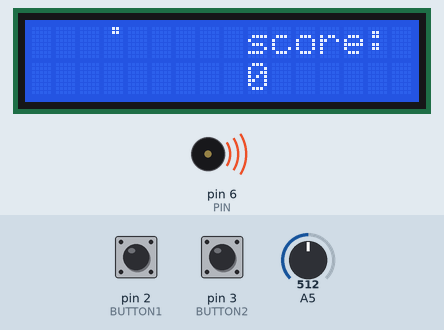
The sketch below on a simulated Arduino Uno, built with avr-gcc and run on an emulated ATmega328P. On the bench: 16×2 character LCD, buzzer (waves = sounding). The inputs (shaded band) are chosen by the test bench; at power-on: A5 = 512, pin 2 (BUTTON1) LOW, pin 3 (BUTTON2) LOW.

Above: at 0.8 s.
0.9 s: A5 set to 490
At 10.26 s:
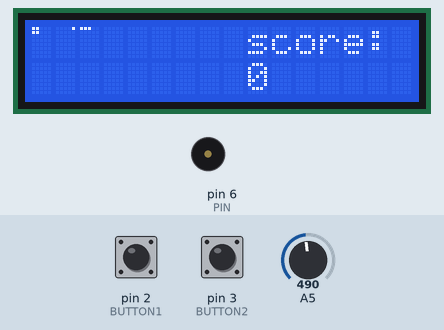
11.6 s: pin 2 (BUTTON1) pulled HIGH for 0.15 s
At 11.95 s:
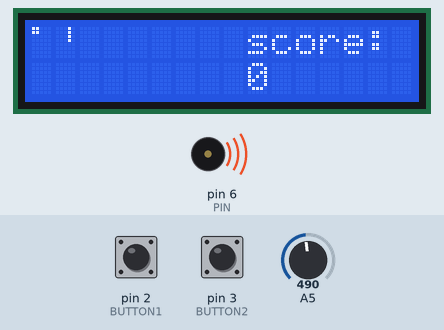
12.3 s: pin 3 (BUTTON2) pulled HIGH for 0.15 s
At 12.75 s:
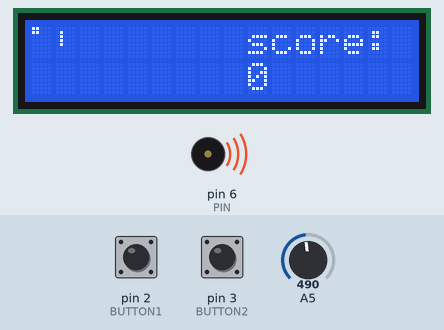
13.0 s: pin 2 (BUTTON1) pulled HIGH for 1 s
At 13.55 s:
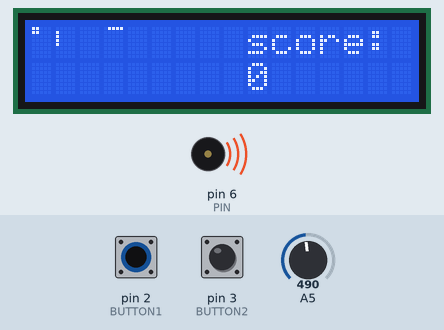
14.6 s: pin 3 (BUTTON2) pulled HIGH for 1 s
At 15.16 s:
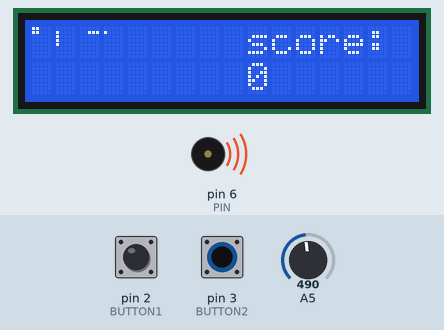
Timing chart, 0 to 17.2 s (numbered marks = the images above; inputs shaded):
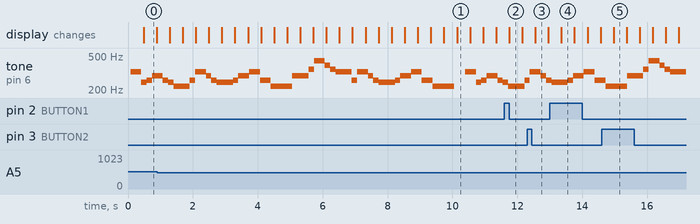

Measured:
- by itself, tone on pin 6 (PIN): plays 261 Hz for 0.17 s, 246 Hz for 0.17 s, 220 Hz for 0.50 s, 261 Hz for 0.17 s, 329 Hz for 0.33 s, 293 Hz for 0.17 s … (35 notes in this stretch)
- what the display in image 2 shows lasts 0.4 s, from 11.8 s to 12.2 s

The sketch:

tetris.ino
```cpp
#include <LiquidCrystal.h>

#include "tetris_game.h"
#include "jukebox.h"

#define RS 4
#define E 5
#define D4 7
#define D5 8
#define D6 10
#define D7 12

#define NBUTTONS 2

#define BUTTON2 3
#define BUTTON1 2

#define LOWERPIN 2

LiquidCrystal lcd(RS, E, D4, D5, D6, D7);

Tetronimo tetronimo;
TetrisGame tetrisGame;

#if MUSIC_ON
  Jukebox jukebox;
#endif

int prevState[NBUTTONS];

void setup()
{
  pinMode(BUTTON2, INPUT);
  pinMode(BUTTON1, INPUT);

  tetrisGame.init_display(lcd);

#if MUSIC_ON
  jukebox.setBpm(180);
  //https://www.instructables.com/id/Arduino-Timer-Interrupts/
  cli();
  //set timer1 interrupt at 1Hz
  TCCR1A = 0;// set entire TCCR1A register to 0
  TCCR1B = 0;// same for TCCR1B
  TCNT1  = 0;//initialize counter value to 0
  // set compare match register for 1hz increments
  OCR1A = 15624;// = (16*10^6) / (1*1024) - 1 (must be <65536)
  // turn on CTC mode
  TCCR1B |= (1 << WGM12);
  // Set CS12 and CS10 bits for 1024 prescaler
  TCCR1B |= (1 << CS12) | (1 << CS10);
  // enable timer compare interrupt
  TIMSK1 |= (1 << OCIE1A);


  sei();
#endif

  int buttonState[NBUTTONS];

  unsigned delay_time = 400;

  while(tetrisGame.start(lcd))
  {
    do
    {
      // INPUT HANDLING
      unsigned long StartTime = millis();
      unsigned long ElapsedTime = 0;
      while(ElapsedTime < delay_time)
      {
        for(byte i = 0; i < NBUTTONS; ++i)
        {
          buttonState[i] = digitalRead(LOWERPIN + i);

          if(buttonState[i] && prevState[i] != buttonState[i])
          {
            switch(LOWERPIN + i)
            {
              case BUTTON2:
                tetrisGame.moveRight();
                break;

              case BUTTON1:
                tetrisGame.rotate();
            }
          }

          for(int i = 0; i < NBUTTONS; ++i)
          {
            prevState[i] = buttonState[i];
          }
        }

        ElapsedTime = millis() - StartTime;
      }
      // ------------

    }
    while(tetrisGame.update(lcd));

  }

}

#if MUSIC_ON
  ISR(TIMER1_COMPA_vect){
  unsigned long d = jukebox.play();
  OCR1A = 15624 * d / 1000;
  }
#endif


void loop()
{
}
```

global_tetris_variables.h
```cpp
#ifndef GLOBAL_TETRIS_VARIABLES_H
#define GLOBAL_TETRIS_VARIABLES_H

// bytes per block
#define BLOCK_WIDTH 8
#define BLOCK_HEIGHT 5

// max blocks a tetronimo can occupy
#define MAX_BLOCKS_INUSE 4

// how many bytes describe a tetronimo
#define MAX_SIZE_TETRONIMO 4

#define MUSIC_ON 1

#endif
```

jukebox.cpp
```cpp
#include "jukebox.h"

#define PIN 6

#define Gsl   207
#define Al    220
#define B     246
#define C     261
#define D     293
#define E     329
#define F     349
#define G     392
#define Gsh   415
#define Ah    440
#define R     0

#define MINIM       500 // 1/2
#define QUARTER_DOT 375
#define QUARTER     250 // 1/4
#define EIGHTH      125 // 1/8

const unsigned notes[LEN_MELODY] = {
    E, B, C, D, C, B, Al, Al, C, E, D, C, B, C, D, E, C, Al, Al,
    D, F, Ah, G, F, E, C, E, D, C, B, B, C, D, E, C, Al, Al, R,
    //
    E, B, C, D, C, B, Al, Al, C, E, D, C, B, C, D, E, C, Al, Al,
    D, F, Ah, G, F, E, C, E, D, C, B, B, C, D, E, C, Al, Al, R,
    //
    E, C, D, B, C, Al, Gsl, B, R, E, C, D, B, C, E, Ah, Gsh
  };

const unsigned long values[LEN_MELODY] = {
    QUARTER, EIGHTH, EIGHTH, QUARTER, EIGHTH, EIGHTH, QUARTER, EIGHTH, EIGHTH, QUARTER, EIGHTH, EIGHTH, QUARTER_DOT, EIGHTH, QUARTER, QUARTER, QUARTER, QUARTER, QUARTER, // 19
    QUARTER_DOT, EIGHTH, QUARTER, EIGHTH, EIGHTH, QUARTER_DOT, EIGHTH, QUARTER, EIGHTH, EIGHTH, QUARTER, EIGHTH, EIGHTH, QUARTER, QUARTER, QUARTER, QUARTER, QUARTER, QUARTER, // 19
    //
    QUARTER, EIGHTH, EIGHTH, QUARTER, EIGHTH, EIGHTH, QUARTER, EIGHTH, EIGHTH, QUARTER, EIGHTH, EIGHTH, QUARTER_DOT, EIGHTH, QUARTER, QUARTER, QUARTER, QUARTER, QUARTER, // 19
    QUARTER_DOT, EIGHTH, QUARTER, EIGHTH, EIGHTH, QUARTER_DOT, EIGHTH, QUARTER, EIGHTH, EIGHTH, QUARTER, EIGHTH, EIGHTH, QUARTER, QUARTER, QUARTER, QUARTER, QUARTER, QUARTER, // 19
    //
    MINIM, MINIM, MINIM, MINIM, MINIM, MINIM, MINIM, QUARTER, QUARTER, MINIM, MINIM, MINIM, MINIM, QUARTER, QUARTER, MINIM, MINIM // 17
};

Jukebox::Jukebox()
{
  bpm = 0;
  current_note = 0;
}

unsigned long Jukebox::play()
{
  if(current_note >= LEN_MELODY)
    current_note = 0;

  if(notes[current_note])
    tone(PIN, notes[current_note]);
  else
    noTone(PIN);

  return duration[current_note++];
}

void Jukebox::setBpm(unsigned long bpm)
{
  this->bpm = bpm;
  for(byte i = 0; i < LEN_MELODY; ++i)
  {
    // (60 * 4*250 / bpm) => if bpm=60 -> 4*250 = 1000ms = 1s
    duration[i] = 60 * 4 * values[i] / bpm;
  }
}
```

jukebox.h
```cpp
#ifndef JUKEBOX_H
#define JUKEBOX_H

#include "Arduino.h"

#define LEN_MELODY 93

class Jukebox {
public:
  Jukebox();
  unsigned long play();
  void setBpm(unsigned long bpm);

private:
  unsigned long duration[LEN_MELODY];
  unsigned long bpm;
  byte current_note;
};

#endif
```

tetris_game.cpp
```cpp
#include "tetris_game.h"

#include <string.h>

TetrisGame::TetrisGame()
{
  memset(tetris_display, 0, 4*DISPLAY_WIDTH);
  score = 0;
}

bool TetrisGame::moveRight()
{
  if(current_tetr.x + current_tetr.getSize() < DISPLAY_WIDTH)
    current_tetr.x++;
}

bool TetrisGame::rotate()
{
  current_tetr.rotateRight();
  return true;
}

void TetrisGame::init_display(LiquidCrystal& lcd)
{
  byte block[BLOCK_WIDTH];
  memset(block, 0, BLOCK_WIDTH);

  for(byte i=0; i < NBLOCKS_DISPLAY; ++i)
    lcd.createChar(i, block);

  lcd.begin(16,2);

  lcd.setCursor(9, 0);
  lcd.print("score:");
  lcd.setCursor(9,1);
  lcd.print(score);

  for(byte i=0; i < NBLOCKS_DISPLAY; ++i)
  {
    switch(i)
    {
      case(UPPER_L):
      lcd.setCursor(3, 0);
      break;
      case(UCENTER_L):
      lcd.setCursor(2, 0);
      break;
      case(BCENTER_L):
      lcd.setCursor(1, 0);
      break;
      case(BOTTOM_L):
      lcd.setCursor(0, 0);
      break;
      case(UPPER_R):
      lcd.setCursor(3, 1);
      break;
      case(UCENTER_R):
      lcd.setCursor(2, 1);
      break;
      case(BCENTER_R):
      lcd.setCursor(1, 1);
      break;
      case(BOTTOM_R):
      lcd.setCursor(0, 1);
    }
    lcd.write(i);
  }

}

bool TetrisGame::start(LiquidCrystal& lcd)
{
  current_tetr.getRandomTetronimo();
  current_tetr.x = 0;
  current_tetr.y = 0;
  return update(lcd);
}

bool TetrisGame::update(LiquidCrystal& lcd)
{
  if(prev_tetr.getSize())
    clearPreviousTetronimo(lcd);

  if(!fitIn())
  {
    drawPreviousTetronimo(lcd);
    goto end_update;
  }

  addUp();

  renderBlocksInuse(lcd);

  if(current_tetr.y + current_tetr.getHeight() >= DISPLAY_HEIGHT)
  {
    goto end_update;
  }

  prev_tetr = current_tetr;
  current_tetr.y++;

  return true;

end_update:
  checkTetris(lcd);
  current_tetr.reset();
  prev_tetr.reset();

  return false;
}

void TetrisGame::addUp()
{
  byte* tetronimo_bytes = current_tetr.getTetronimoBytes();

  byte x = current_tetr.x;
  byte y = current_tetr.y;

  for(byte i = 0; i < current_tetr.getSize(); ++i)
  {
    uint32_t t = tetronimo_bytes[i]; // NEED IT!!
    tetris_display[i + x] |= (t << y);
  }
}

void TetrisGame::checkTetris(LiquidCrystal& lcd)
{

  uint32_t j_cache[DISPLAY_HEIGHT];
  byte ntetris = 0;
  uint32_t res = tetris_display[0];

  for(byte i = 1; i < DISPLAY_WIDTH; ++i)
  {
    res &= tetris_display[i];
  }

  if(!res) return;

  for(uint32_t j = 1; j <= res; j <<= 1)
  {
    if(res & j)
      j_cache[ntetris++] = j;
  }

  for(byte i = 0; i < DISPLAY_WIDTH; ++i)
  {
    tetris_display[i] = tetris_display[i] & ~res;

    for(byte k = 0; k < ntetris; ++k)
    {
      uint32_t j = j_cache[k];
                          // upper part                                                // lower part shifted by 1
      tetris_display[i] = ( tetris_display[i] & ( ((1<<DISPLAY_HEIGHT)-1) - (j-1)) ) | ( (tetris_display[i] & (j-1)) << 1 );
    }

  }

  updateScore(lcd, ntetris);

  renderAllBlocks(lcd);
}

void TetrisGame::updateScore(LiquidCrystal& lcd, byte ntetris)
{
  score += 2 << (ntetris-1);
  lcd.setCursor(9,1);
  lcd.print(score);
}

void TetrisGame::clearPreviousTetronimo(LiquidCrystal& lcd)
{
  byte* tetronimo_bytes = prev_tetr.getTetronimoBytes();

  byte x = prev_tetr.x;
  byte y = prev_tetr.y;

  for(byte i = 0; i < prev_tetr.getSize(); ++i)
  {
    uint32_t t = tetronimo_bytes[i];
    tetris_display[i + x] &= ~(t << y);
  }

}

void TetrisGame::drawPreviousTetronimo(LiquidCrystal& lcd)
{
  byte* tetronimo_bytes = prev_tetr.getTetronimoBytes();

  byte x = prev_tetr.x;
  byte y = prev_tetr.y;

  for(byte i = 0; i < prev_tetr.getSize(); ++i)
  {
    uint32_t t = tetronimo_bytes[i];
    tetris_display[i + x] |= (t << y);
  }

}

bool TetrisGame::fitIn()
{
  byte* tetronimo_bytes = current_tetr.getTetronimoBytes();

  byte x = current_tetr.x;
  byte y = current_tetr.y;

  for(byte i = 0; i < current_tetr.getSize(); ++i)
  {
    uint32_t t = tetronimo_bytes[i]; // NEED IT!!

    if(tetris_display[i + x] & (t << y))
      return false;
  }

  return true;
}

inline bool alreadyRendered(byte position, byte end, byte (&blocks_inuse)[MAX_BLOCKS_INUSE])
{
  for(byte i = 0; i < end; ++i)
  {
    if(blocks_inuse[i] == position)
      return true;
  }

  return false;
}

void TetrisGame::renderBlocksInuse(LiquidCrystal& lcd) {
  byte block[NBLOCKS_DISPLAY];

  getCurrentBlocksInuse(current_tetr.blocks_inuse);

  for(byte i = 0; i < MAX_BLOCKS_INUSE; ++i)
  {
    byte upper_bottom, left_right;

    if(alreadyRendered(current_tetr.blocks_inuse[i], i, current_tetr.blocks_inuse)) continue;

    upper_bottom = current_tetr.blocks_inuse[i] & 3;
    left_right = (current_tetr.blocks_inuse[i]>=4);

    extractBlock(block, upper_bottom, left_right);
    lcd.createChar(current_tetr.blocks_inuse[i], block);
  }

  if(prev_tetr.getSize() != 0)
  {
    for(byte i=0; i < MAX_BLOCKS_INUSE; i++)
    {
      byte upper_bottom, left_right;

      if(alreadyRendered(prev_tetr.blocks_inuse[i], MAX_BLOCKS_INUSE, current_tetr.blocks_inuse)) continue;

      upper_bottom = prev_tetr.blocks_inuse[i] & 3;
      left_right = (prev_tetr.blocks_inuse[i]>=4);

      extractBlock(block, upper_bottom, left_right);
      lcd.createChar(prev_tetr.blocks_inuse[i], block);
    }
  }

}

void TetrisGame::renderAllBlocks(LiquidCrystal& lcd) {

  byte block[NBLOCKS_DISPLAY];

  for(byte block_i = 0; block_i < NBLOCKS_DISPLAY; ++block_i)
  {
    byte upper_bottom, left_right;

    upper_bottom = block_i & 3;
    left_right = (block_i>=4);

    extractBlock(block, upper_bottom, left_right);
    lcd.createChar(block_i, block);
  }

}

void TetrisGame::extractBlock(byte (&block)[BLOCK_WIDTH], byte upper_bottom, byte left_right)
{
  for(byte j = 0; j < BLOCK_WIDTH; ++j)
  {
    block[j] = (tetris_display[j + BLOCK_WIDTH * left_right] & (0x1F << (BLOCK_HEIGHT * upper_bottom))) >> (BLOCK_HEIGHT * upper_bottom);
  }
}

inline byte getBlockInuse(byte x, byte y)
{
  return ((NBLOCKS_DISPLAY/2) * (x >= 8)) + (y / BLOCK_HEIGHT);
}

void TetrisGame::getCurrentBlocksInuse(byte (&blocks_inuse)[MAX_BLOCKS_INUSE])
{
  byte x = current_tetr.x;
  byte y = current_tetr.y;
  byte tetr_size = current_tetr.getSize();

  blocks_inuse[0] = getBlockInuse(x,y);
  blocks_inuse[1] = getBlockInuse(x + tetr_size, y);
  blocks_inuse[2] = getBlockInuse(x, y + BLOCK_HEIGHT);
  blocks_inuse[3] = getBlockInuse(x + tetr_size, y + BLOCK_HEIGHT);
}
```

tetris_game.h
```cpp
#ifndef TETRIS_DISPLAY_H
#define TETRIS_DISPLAY_H

#include <stdint.h>

#include "Arduino.h"
#include "LiquidCrystal.h"

#include "global_tetris_variables.h"
#include "tetronimo.h"

// The display is divided in 8 block(8 custom character)
#define NBLOCKS_DISPLAY 8
// Display width in pixel
#define DISPLAY_WIDTH 16
// Display height in pixel
#define DISPLAY_HEIGHT 20

enum { LEFT, RIGHT };
enum { UPPER, UCENTER, BCENTER, BOTTOM};
enum { UPPER_L, UCENTER_L, BCENTER_L, BOTTOM_L, UPPER_R, UCENTER_R, BCENTER_R, BOTTOM_R };

//
// The display is stored as an array of integer
// Each integer is a column of our display
// tetris_display  [0] [1] .. [15]
//                0 x   x      x
//                  .   .      .
//                  .   .      .
//               19 x   x      x
//
//
// SET (x,y, data)
// B[y] = (data & BLOCK_HEIGHT) << x;
// GET
// B[j] & (1 << i) -> A[i][j]
//

class TetrisGame {
public:
  TetrisGame();
  void init_display(LiquidCrystal& lcd);
  bool start(LiquidCrystal& lcd);
  bool update(LiquidCrystal& lcd);

  bool moveRight();
  bool rotate();

private:
  void updateScore(LiquidCrystal& lcd, byte ntetris);
  void checkTetris(LiquidCrystal& lcd);
  void clearPreviousTetronimo(LiquidCrystal& lcd);
  void drawPreviousTetronimo(LiquidCrystal& lcd);
  bool fitIn();
  void addUp();
  void renderBlocksInuse(LiquidCrystal&  lcd);
  void renderAllBlocks(LiquidCrystal& lcd);
  // Get custom block from tetris_display
  void extractBlock(byte (&block)[NBLOCKS_DISPLAY], byte upper_bottom, byte left_right);
  // Get blocks where current tetronimo is
  void getCurrentBlocksInuse(byte (&blocks_inuse)[MAX_BLOCKS_INUSE]);

  uint32_t tetris_display[DISPLAY_WIDTH];
  Tetronimo current_tetr, prev_tetr;

  uint16_t score;
};

#endif
```

tetronimo.cpp
```cpp
#include "tetronimo.h"

#include <string.h>

#include "tetronimo_types.h"

Tetronimo::Tetronimo()
{
  current_tetr = 0;
  x = 0;
  y = 0;
  tetr_size = &tetr_null;
  tetr_height = &tetr_null;
  current_rotated = 0;
}

void Tetronimo::rotateRight()
{
  current_rotated++;

  if(current_rotated >= max_rotated)
    current_rotated = 0;
}

void Tetronimo::getRandomTetronimo()
{
   switch(analogRead(A5) % N_TETRONIMO)
   {
     case I:
       current_tetr = &ptetr_I;
       tetr_height = &tetr_I_height;
       max_rotated = ROTATED_TETR_I;
       tetr_size = &tetr_I_size;
     break;
     case O:
       current_tetr = &ptetr_O;
       tetr_height = &tetr_O_height;
       max_rotated = ROTATED_TETR_O;
       tetr_size = &tetr_O_size;
     break;
     case T:
       current_tetr = &ptetr_T;
       tetr_height = &tetr_T_height;
       max_rotated = ROTATED_TETR_T;
       tetr_size = &tetr_T_size;
     break;
     case J:
       current_tetr = &ptetr_J;
       tetr_height = &tetr_J_height;
       max_rotated = ROTATED_TETR_J;
       tetr_size = &tetr_J_size;
     break;
     case L:
       current_tetr = &ptetr_L;
       tetr_height = &tetr_L_height;
       max_rotated = ROTATED_TETR_L;
       tetr_size = &tetr_L_size;
     break;
     case S:
       current_tetr = &ptetr_S;
       tetr_height = &tetr_S_height;
       max_rotated = ROTATED_TETR_S;
       tetr_size = &tetr_S_size;
     break;
     case Z:
       current_tetr = &ptetr_Z;
       tetr_height = &tetr_Z_height;
       max_rotated = ROTATED_TETR_Z;
       tetr_size = &tetr_Z_size;
   }
}

byte* Tetronimo::getTetronimoBytes() {
  return (*current_tetr)[current_rotated];
}

byte Tetronimo::getSize() {
  return (*tetr_size)[current_rotated];
}

byte Tetronimo::getHeight() {
  return (*tetr_height)[current_rotated];
}

void Tetronimo::reset()
{
  current_rotated = 0;
  tetr_size = &tetr_null;
  tetr_height = &tetr_null;
}
```

tetronimo.h
```cpp
#ifndef TETRONIMO_H
#define TETRONIMO_H

#include "Arduino.h"

#include "global_tetris_variables.h"

#define N_TETRONIMO 7

class Tetronimo {
public:
  Tetronimo();
  void rotateRight();
  void getRandomTetronimo();
  byte* getTetronimoBytes();
  byte getSize();
  byte getHeight();
  void reset();

  byte x, y;
  byte blocks_inuse[MAX_BLOCKS_INUSE];

private:

  byte* (*current_tetr)[MAX_SIZE_TETRONIMO];
  byte (*tetr_height)[MAX_SIZE_TETRONIMO];

  byte (*tetr_size)[MAX_SIZE_TETRONIMO];
  byte max_rotated;

  byte current_rotated;
  enum { I, O, T, J, L, S, Z } tetronimo;

};

#endif
```

Source omitted: tetronimo_types.h (4161 bytes)
